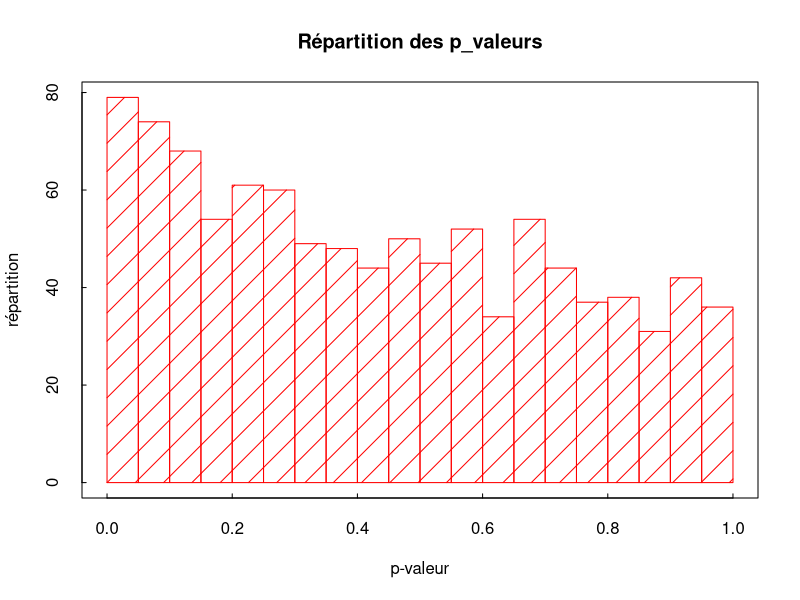
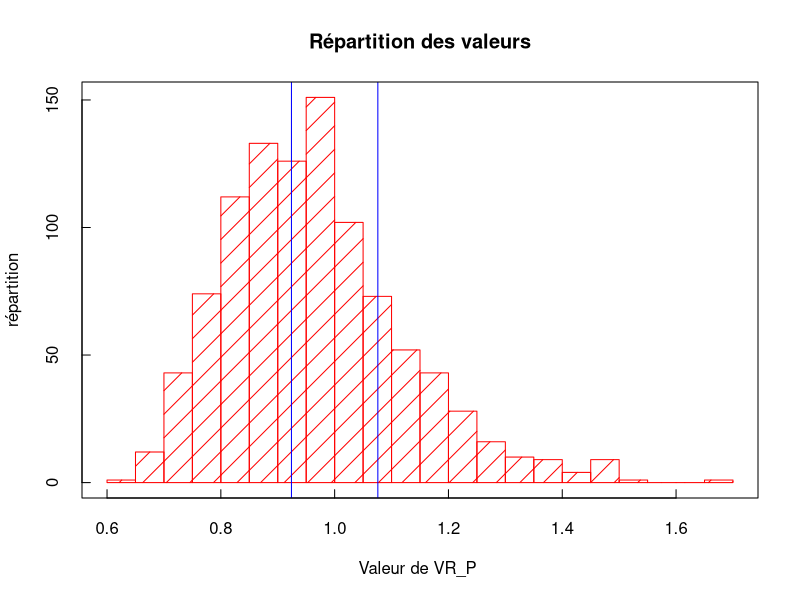

Here is the R script that generated these plots, in order:
## ---- chunk 1
rm(list=ls()) # Removes all existing variables

## ---- chunk 2
Sample = read.table("Economic_Scenarios_1000_Simu.csv",sep=";",header=FALSE) # This command returns an object of the class data.frame
 # For our purpose it is better to convert it into a matrix
n1 = dim(Sample)[1] # Number of rows
p1 = dim(Sample)[2] # Number of columns

X1_char = Sample[3:n1,7:p1] 
tab_X_1 = as.matrix(X1_char)

#pour la premiere simulation 

L=c()
for (i in 1:(floor(n1/4))){
  L=append(L,4*i)
}

IMMO=tab_X_1[L,]
EQUITY= tab_X_1[(L-1),]
INFL=tab_X_1[L-2,]
VALN=tab_X_1[L-3,]

## ---- chunk 3
 #on actualise les données 

IMMO_act=IMMO*VALN
EQUITY_act = EQUITY*VALN 
INFL_act = INFL*VALN

DtSt_IMMO=IMMO*VALN #on actualise les données 
Dt_1St_1_IMMO=DtSt_IMMO[,1:(dim(DtSt_IMMO)[2]-1)]
Y_IMMO=DtSt_IMMO[,2:dim(DtSt_IMMO)[2]]-Dt_1St_1_IMMO

DtSt_EQUITY=EQUITY_act #on actualise les données 
Dt_1St_1_EQUITY=DtSt_EQUITY[,1:(dim(DtSt_EQUITY)[2]-1)]
Y_EQUITY=DtSt_EQUITY[,2:dim(DtSt_EQUITY)[2]]-Dt_1St_1_EQUITY


DtSt_INFL=INFL*VALN #on actualise les données 
Dt_1St_1_INFL=DtSt_INFL[,1:(dim(DtSt_INFL)[2]-1)]
Y_INFL=DtSt_INFL[,2:dim(DtSt_INFL)[2]]-Dt_1St_1_INFL


## ---- chunk 4

mean((IMMO_act[1,] - mean(IMMO_act[1,]))^2)
#print(IMMO_act[1,]-mean)
eyucvyu=Y_IMMO[1,1:3]

Y12 = Y_IMMO[,1:7]


## ---- chunk 5


########################### Calcul de QP #########################

Qp= function(Sample, p) {
  n=dim(Sample)[1] #n =1000
  d=dim(Sample)[2] # d = 50

  Qp = c()
  
  for (i in 1:n) {
    
    Y_barre = mean(Sample[i,])
    gamma_0 = mean((Sample[i,]-Y_barre)^2)
    Qp_i = 0
    
    for (j in 1:p){
      gamma_j = mean((Sample[i,(1+j):d]-Y_barre)*(Sample[i,1:(d-j)]-Y_barre))
      rho_j = gamma_j/gamma_0
      Qp_i = Qp_i + d*(rho_j^2)
    }
    Qp = append(Qp, Qp_i)
    
  }
  return(Qp)

}

#print(Qp(IMMO_act,3))


########################### Calcul de QP* #########################

Qpstar = function(Sample, p) {
  n=dim(Sample)[1] #n =1000
  d=dim(Sample)[2] # d = 50

  Qpstar = c()
  
  for (i in 1:n) {
    
    Y_barre = mean(Sample[i,])
    gamma_0 = mean((Sample[i,]-Y_barre)^2)
    Qpstar_i = 0
    
    for (j in 1:p){
      gamma_j = mean((Sample[i,(1+j):d]-Y_barre)*(Sample[i,1:(d-j)]-Y_barre))
      
      rho_j = gamma_j/gamma_0
      
      tau_j = sum((Sample[i,(1+j):d]-Y_barre)^2*(Sample[i,1:(d-j)])^2) /(gamma_0^2)
      Qpstar_i = Qpstar_i + d*(rho_j^2)
    }
    Qpstar = append(Qpstar, Qpstar_i)
  }
  return(Qpstar)

}

########################### Calcul de VRp #########################


VRP= function(Sample, p) {
  n=dim(Sample)[1] #n =1000
  d=dim(Sample)[2] # d = 50

  VRP = c()
  
  for (i in 1:n) {
    Y_barre = mean(Sample[i,])
    gamma_0 = mean((Sample[i,]-Y_barre)^2)
    
    VRP_i = 1
    
    for (j in 1:(p-1)){
      gamma_j = mean((Sample[i,(1+j):d]-Y_barre)*(Sample[i,1:(d-j)]))
      rho_j = gamma_j/gamma_0
      VRP_i = VRP_i + (1-(j/p))*rho_j

      }
    VRP = append(VRP, VRP_i)
    
  }
  return(VRP)

}





## ---- chunk 6

Graph = function(Sample,p){
  Qp = Qp(Sample,p)
  Y=c()
  for(t in 1:length(Qp)){
    p_value= 1-pchisq(Qp[t],df=p)
    Y=append(Y,p_value)
  }
  #X=c(1:length(Qp))
  
  #plot(X,Y)
  #abline(h=min(Y), col="blue")
  #abline(h=max(Y), col="blue")
  #abline(h=mean(Y), col="red")
  hist(Y,breaks=20,col="red",density=5,xlab="p-valeur",ylab="répartition",main=" Répartition des p_valeurs ",tck=0.01)
    # breaks : nombre de barres
    # density : barres vides (0) ou hachurées
    # tck = 0.01 : longueur des graduations
    # xlab & ylab : titre de l'axe des abscisses et ordonnées
    # main : titre de l'histogramme
    # col : couleur des barres - pour mettre d'autres couleurs
    # Le paramètre freq = FALSE ou freq = F permet d'afficher la fréquence que représente chaque catégorie.
  box() # encadre l'histogramme
  #densite <- density(Y) # estimer la densité que représente ces différentes valeurs
  #lines(densite, col = "blue",lwd=2) # Superposer une ligne de densité à l'histogramme
  
  print(paste0(" min(p_valeur)  = ", min(Y)))
  print(paste0(" max(p_valeur) = ",max(Y)))
  print(paste0(" mean(p_valeur) ",mean(Y)))
  print( "--------------")
  for(alpha in c(0.1,0.05,0.01)){
    
    print(paste0(" alpha = ",alpha))
    print(paste0(" On rejette l'hypothèse nulle ,",length(Y[Y<=alpha])))
    print( "--------------")   
  }
  
  
}
Graph(Y_IMMO,4)



## ---- chunk 7

p=4
VR_P=VRP(Y_EQUITY,p)
X=c(1:length(VR_P))
print(paste0(" alpha = ",0.05))
a= 1-qnorm(0.975,mean=0,sd = 1)*sqrt(2*(p-1)/(p*length(VR_P)))
b= 1+qnorm(0.975,mean=0,sd = 1)*sqrt(2*(p-1)/(p*length(VR_P)))
#plot(X,VR_P)
hist(VR_P,breaks=20,col="red",density=6,xlab="Valeur de VR_P ",ylab="répartition",main=" Répartition des valeurs ",tck=0.02)
abline(v=a,col="blue")
abline(v=b,col="blue")
box()
